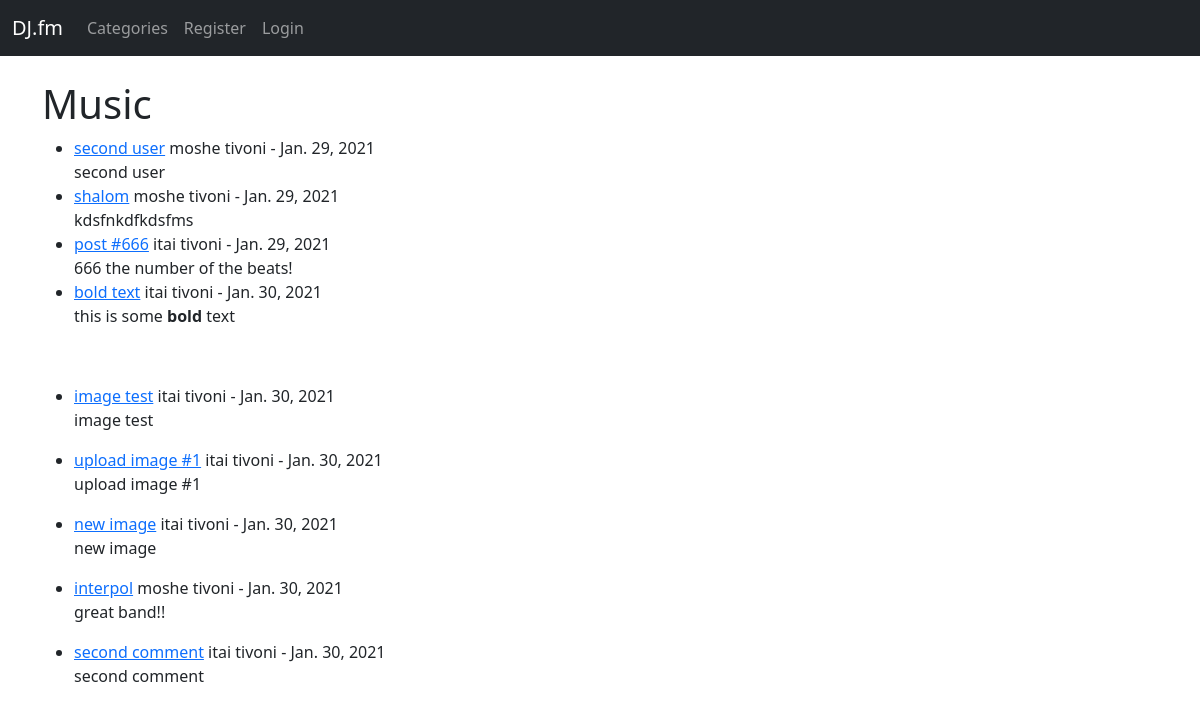
Page /category/music/ on the committed database.
### musicblog/models.py (models this page shows, shortened)
class Post(models.Model):
    title = models.CharField(max_length=255)
    header_image = models.ImageField(null=True, blank=True, upload_to="images/")
    title_tag = models.CharField(max_length=255)
    author = models.ForeignKey(User, on_delete=models.CASCADE)
    body = RichTextField(blank=True, null=True)
    post_date = models.DateField(auto_now_add=True)
    categories = models.CharField(max_length=255, default='music')
    snippet = models.CharField(max_length=255)
    likes = models.ManyToManyField(User, related_name='music_blog')

### musicblog/views.py (the view)
# urls.py: path('category/<str:cats>/', CategoryView, name='categories'),
def CategoryView(request, cats):
    category_posts = Post.objects.filter(categories=cats.replace('-', ' '))
    return render(request, 'categories.html', {'cats': cats.title().replace('-', ' '), 'category_posts': category_posts})

### musicblog/templates/categories.html (shortened to what this page needs)
{% extends 'base.html' %}
{% block content %}
{% if category_posts %}
<h1>{{ cats }}</h1>
    <ul>
    {% for post in category_posts %}
        <li><a href="{% url 'article-detail' post.pk %}" >
            {{ post.title }}</a>
            {{ post.author.first_name }}
            {{ post.author.last_name }} -
            {{ post.post_date }}
            <br/>
            {{ post.body|slice:":200"|safe }}
        </li>
    {% endfor %}
    </ul>
{% else %}
<h2>Sorry this page does not exist..</h2>
{% endif %}
{% endblock %}

### rows in the picture
Post: title "second user", author.first_name "moshe", author.last_name "tivoni", post_date "Jan. 29, 2021", body "second user"
Post: title "shalom", author.first_name "moshe", author.last_name "tivoni", post_date "Jan. 29, 2021", body "kdsfnkdfkdsfms"
Post: title "post #666", author.first_name "itai", author.last_name "tivoni", post_date "Jan. 29, 2021", body "666 the number of the beats!"
Post: title "bold text", author.first_name "itai", author.last_name "tivoni", post_date "Jan. 30, 2021", body "this is some bold text"
Post: title "image test", author.first_name "itai", author.last_name "tivoni", post_date "Jan. 30, 2021", body "image test"
Post: title "upload image #1", author.first_name "itai", author.last_name "tivoni", post_date "Jan. 30, 2021", body "upload image #1"
Post: title "new image", author.first_name "itai", author.last_name "tivoni", post_date "Jan. 30, 2021", body "new image"
Post: title "interpol", author.first_name "moshe", author.last_name "tivoni", post_date "Jan. 30, 2021", body "great band!!"
Post: title "second comment", author.first_name "itai", author.last_name "tivoni", post_date "Jan. 30, 2021", body "second comment"

### other values in the picture
{{ cats }} "Music"
